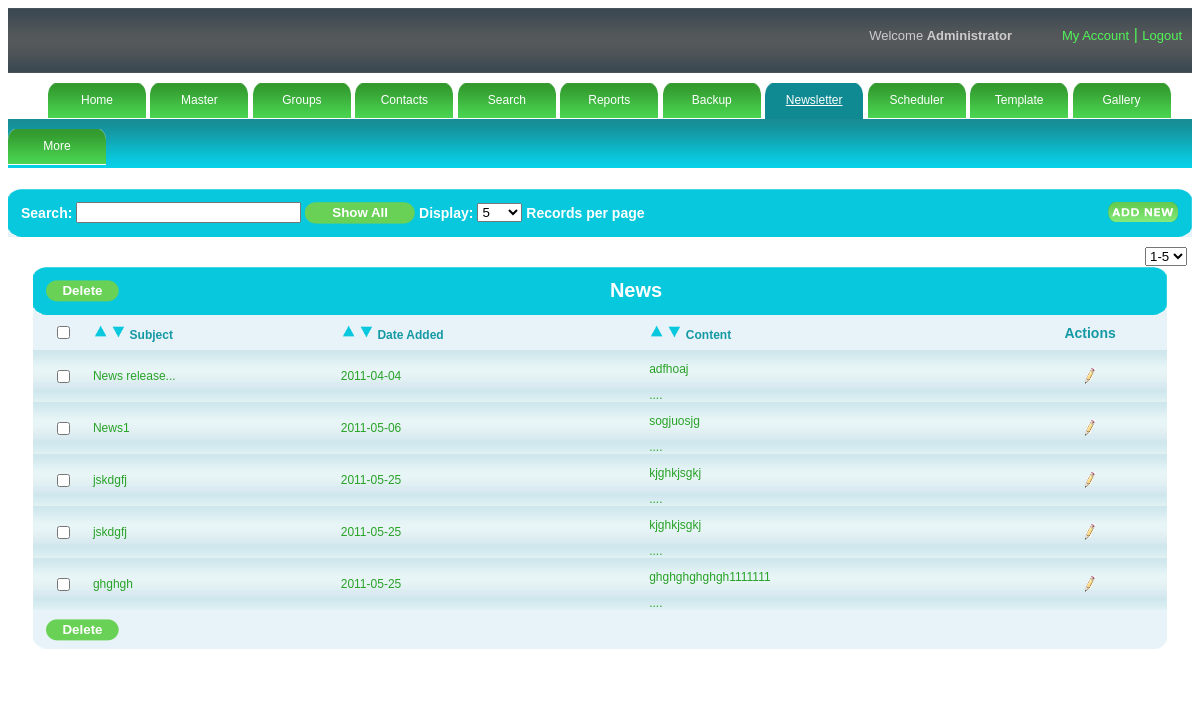
The app's page /admin/news.php (signed in) with its own data.
### tables this page shows
CREATE TABLE IF NOT EXISTS `setting` (
  `rpp` varchar(100) NOT NULL,
  `eid` varchar(100) NOT NULL,
  `mask` varchar(500) NOT NULL
);

CREATE TABLE IF NOT EXISTS `newsletter` (
  `news_id` int(11) NOT NULL AUTO_INCREMENT,
  `date_added` date NOT NULL,
  `news_sub` text NOT NULL,
  `news_content` text NOT NULL,
  PRIMARY KEY (`news_id`)
);

### admin/rights.php (called while the page is built, shortened)
<?php
$s="select * from sysadmin where username='".$_SESSION['user']."'";
$rs=mysql_query($s);
$p=mysql_fetch_array($rs);
$subrights=explode(",",$p['subrights']);
?>

### admin/news_content.php (the view, shortened to what this page needs)
<div id="table">
    	<table border="0" cellpadding="0" cellspacing="0" width="100%">
        <tr>
        <td colspan="5">
            <table width="100%" cellpadding="0" cellspacing="0" border="0">
            <tr>
                <th><img src="images/tableheadleft.png" /></th>
                <th class="thbackground"  align="left">
                      <?php
				$flag=0;
				include("rights.php");
				for($i=0;$i<count($subrights);$i++)
				{
					if($subrights[$i]=="10.3")
					{
						$flag=1;
					}
				}
				if($flag==1)
				{?>
                  <input type="button" onClick="javascript:mdelete(<?php echo $page-1; ?>,<?php echo $page_no_start; ?>,0,<?php echo $lastpage; ?>,<?php echo $last_page_rec; ?>,<?php echo $rec_limit; ?>);" value="Delete" class="regbtn" class="regbtn"><?php } ?></th>
           <th class="thbackground" width="100%"> News
                </th>
                <th><img src="images/tableheadright.png" /></th>
            </tr>
            </table>
            </td>
        </tr>
        <tr>
        <td class="tabletitle"><input type="checkbox" name="check" id="check"  onclick="checkall_none();"/></td>
              			<td class="tabletitle1" align="left"><a onClick="desc(<?php echo '1';?>,<?php echo $page-1; ?>,<?php echo $page_no_start; ?>,0,<?php echo $lastpage; ?>,<?php echo $last_page_rec; ?>,<?php echo $rec_limit; ?>)"><img src="images/up.png" height="15" width="15" title="Descending" /></a>
                        <a onClick="asc(<?php echo '1';?>,<?php echo $page-1; ?>,<?php echo $page_no_start; ?>,0,<?php echo $lastpage; ?>,<?php echo $last_page_rec; ?>,<?php echo $rec_limit; ?>)"><img src="images/down.png" height="15" width="15" title="Ascending"/></a>
              			Subject</td>
                <td class="tabletitle1" align="left"><a onClick="desc(<?php echo '2';?>,<?php echo $page-1; ?>,<?php echo $page_no_start; ?>,0,<?php echo $lastpage; ?>,<?php echo $last_page_rec; ?>,<?php echo $rec_limit; ?>)"><img src="images/up.png" height="15" width="15" title="Descending" /></a>
                        <a onClick="asc(<?php echo '2';?>,<?php echo $page-1; ?>,<?php echo $page_no_start; ?>,0,<?php echo $lastpage; ?>,<?php echo $last_page_rec; ?>,<?php echo $rec_limit; ?>)"><img src="images/down.png" height="15" width="15" title="Ascending"/></a>
              			Date Added</td>
         		<td class="tabletitle1" align="left"><a onClick="desc(<?php echo '3';?>,<?php echo $page-1; ?>,<?php echo $page_no_start; ?>,0,<?php echo $lastpage; ?>,<?php echo $last_page_rec; ?>,<?php echo $rec_limit; ?>)"><img src="images/up.png" height="15" width="15" title="Descending" /></a>
                        <a onClick="asc(<?php echo '3';?>,<?php echo $page-1; ?>,<?php echo $page_no_start; ?>,0,<?php echo $lastpage; ?>,<?php echo $last_page_rec; ?>,<?php echo $rec_limit; ?>)"><img src="images/down.png" height="15" width="15" title="Ascending"/></a>
              			Content</td>
            <td class="tabletitle">Actions</td>
        </tr>
            <?php
			if(isset($_REQUEST['search']))
			{
				$search=$_REQUEST['search'];
			}
			else
			{
				$search="";
			}
			if(isset($_REQUEST['order']))
			{
				$sql ="select a.news_id,a.news_sub,a.news_content,a.date_added from (select news_id,news_sub,news_content,date_added from newsletter where news_sub like '%".$search."%' limit $offset,$rec_limit) a order by ".$_REQUEST['field']." ".$_REQUEST['order'];
			}
			else
			{
				$sql ="select * from newsletter where news_sub like '%".$search."%' limit $offset,$rec_limit";
			}
			$res = mysql_query($sql);
			while($row = mysql_fetch_object($res))
			{
			?>
			<tr>
        	<td class="tdbg"><input type="checkbox" name="C1_<?php echo $row->news_id;?>"  id="C1_<?php echo $row->news_id;?>" /></td>
            <td class="tdbg1"><?php echo stripslashes($row->news_sub);?></td>
            <td class="tdbg1"><?php echo stripslashes($row->date_added); ?></td>
            <td class="tdbg1"><?php echo substr(stripslashes($row->news_content),0,100)."...."; ?></td>
                <td class="tdbg1">
                <table align="center" cellpadding="5" cellspacing="5">
                <tr>
                	<td class="tdaction">
                     <?php
				$flag=0;
			include("rights.php");
				for($i=0;$i<count($subrights);$i++)
				{
					if($subrights[$i]=="10.2")
					{
						$flag=1;
					}
				}
				if($flag==1)
				{?>
            <div align="center"><a onClick="javascript:update(<?php echo $row->news_id;?>,<?php echo $page-1; ?>,<?php echo $page_no_start; ?>,0,<?php echo $lastpage; ?>,<?php echo $last_page_rec; ?>,<?php echo $rec_limit; ?>)"><img src="images/edit-icon.png" title="Edit"/></a></div> <?php } ?>
            		</td>
               	</tr>
                </table>
                </td>
            </tr>
            <?php
}
?>
        <tr>
        <td colspan="5">
            <table width="100%" cellpadding="0" cellspacing="0" border="0">
            <tr>
                <th><img src="images/tablefootright.png" /></th>
                <th class="thbackground1" width="100%" align="left">
                      <?php
				$flag=0;
				include("rights.php");
				for($i=0;$i<count($subrights);$i++)
				{
					if($subrights[$i]=="10.3")
					{
						$flag=1;
					}
				}
				if($flag==1)
				{?>
                  <input type="button" onClick="javascript:mdelete(<?php echo $page-1; ?>,<?php echo $page_no_start; ?>,0,<?php echo $lastpage; ?>,<?php echo $last_page_rec; ?>,<?php echo $rec_limit; ?>);" value="Delete" class="regbtn" class="regbtn"><?php } ?>
                </th>
                <th><img src="images/tablefootleft.png" /></th>
            </tr>
            </table>
        </td>
        </tr>
        </table>
    </div>
</div>

### admin/news.php (shortened to what this page needs)
<!DOCTYPE html PUBLIC "-//W3C//DTD XHTML 1.0 Transitional//EN" "http://www.w3.org/TR/xhtml1/DTD/xhtml1-transitional.dtd">
<html xmlns="http://www.w3.org/1999/xhtml">
<head>
<link href="style.css" rel="stylesheet" media="screen" /><script type="text/javascript" src="validation.js"></script>
<link rel="stylesheet" type="text/css" href="mouseovertabs.css" />
<link href="dhtmlgoodies_calendar.css" rel="stylesheet" type="text/css" />
</head>
<body>
<?php include("header.php");?>
<?php include("menu.php");?>
<div id="submenu" >
<?php
				for($i=0;$i<count($rights);$i++)
				{
					if($rights[$i]=="10")
					{
						$flag=1;
					}
				}
				if($flag==1)
				{?>
<div >
</div>
<?php	$flag=0;
				}
?>
</div>
<div id="maincontent">
    <div id="searchbar">
    <table border="0" cellpadding="0" cellspacing="0" width="100%">
        <tr>
        <td colspan="5">
            <table width="100%" cellpadding="0" cellspacing="0" border="0">
            <tr>
                <th><img src="images/tableheadleft.png" /></th>
                <th class="thbackground12" width="100%">Search:
                <input type="text" size="25" id="txtsearch" name="txtsearch" value="" onKeyUp="javascript:tsearch()"  />
                <input type="button"  value="Show All" class="regbtn1" size="40" onclick="javascript:showall();"/>
                Display:
                    <select onchange="recperpage()" id="sel_limit">
                    <?php
						$sql="select * from setting";
						$res=mysql_query($sql);
						$row1=mysql_fetch_array($res);
						$a=$row1[0];
						$a=explode(",",$a);
						for($i=0;$i<count($a);$i++)
						{
						?>
                   <option value="<?php echo $a[$i];?>"><?php echo $a[$i];?></option>
        <?php } ?>
                    </select>
                    Records per page
                     <?php
		$flag=0;
		include("rights.php");
		for($i=0;$i<count($subrights);$i++)
		{
			if($subrights[$i]=="10.1")
			{
				$flag=1;
			}
		}
		if($flag==1)
		{
	?>
                <div class="floatright"><a onclick="javascript:addrecord();"><img src="images/addnew.png"  class="noborder"/></a></div>
   <?php } ?>
                </th>
                <th><img src="images/tableheadright.png" /></th>
            </tr>
            </table>
            </td>
        </tr>
       </table>
    </div>
    <div id="content">
	<?php include_once("pagingnews.php");?>
    </div>
<div id="blank"></div>
</body>
</html>

### admin/style.css (style rules this page uses)
body { font-family:Verdana, Arial, Helvetica, sans-serif; }
.regbtn { background:url(images/btn.png) no-repeat; border:none; color:#FFFFFF; width:73px; font-weight:bolder; height:22px; vertical-align:text-top; }
.regbtn1 { background:url(images/btn1.png) no-repeat; border:none; color:#FFFFFF; width:110px; font-weight:bolder; height:22px; }
.tdbg { background:url(images/tdbg.png); height:40px; border:none; color:#1499a4; font-size:12px; text-align:center; }
.tdbg1 { background:url(images/tdbg.png); height:40px; border:none; color:#28a227; font-size:12px; text-align:left; }
.tdaction a img { border:none; }
#submenu { background:url(images/submenu.png); width:auto; height:49px; }
#content { margin:auto; background-color:#FFFFFF; width:auto; padding-top:10px; }
#maincontent { z-index:99; margin:auto; background-color:#FFFFFF; width:auto; padding-top:20px; }
.thbackground { background:url(images/tablehead.png); border:none; color:#FFFFFF; font-size:20px; text-align:center; }
.thbackground12 { background:url(images/tablehead.png); border:none; color:#FFFFFF; font-size:14px; text-align:left; }
.thbackground1 { background-color:#e8f3f9; }
#table { padding-left:25px; padding-top:15px; padding-right:25px; }
.noborder { border:none; }
.tabletitle { color:#1499a4; font-size:14px; font-weight:bold; text-align:center; height:35px; background-color:#e8f3f9; }
.tabletitle1 { color:#1499a4; font-size:14px; font-weight:bold; font-size:12px; text-align:left; height:35px; background-color:#e8f3f9; }
#blank { height:30px; width:auto; background-color:#FFFFFF; }
.floatright { float:right; }

### records on screen
setting: rpp "5"
newsletter: news_sub "News release...", date_added "2011-04-04", news_content "adfhoaj"
newsletter: news_sub "News1", date_added "2011-05-06", news_content "sogjuosjg"
newsletter: news_sub "jskdgfj", date_added "2011-05-25", news_content "kjghkjsgkj"
newsletter: news_sub "jskdgfj", date_added "2011-05-25", news_content "kjghkjsgkj"
newsletter: news_sub "ghghgh", date_added "2011-05-25", news_content "ghghghghghgh1111111"

### other values on screen
form field value "1-5"
